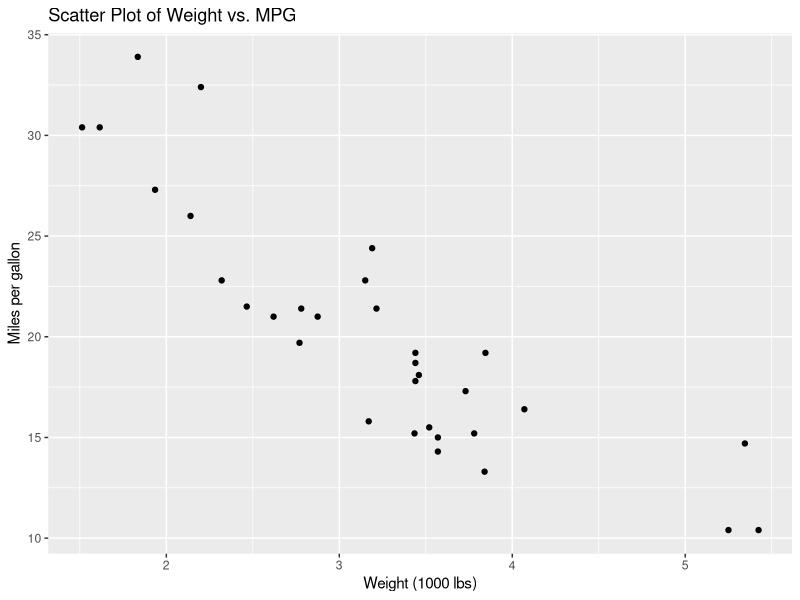
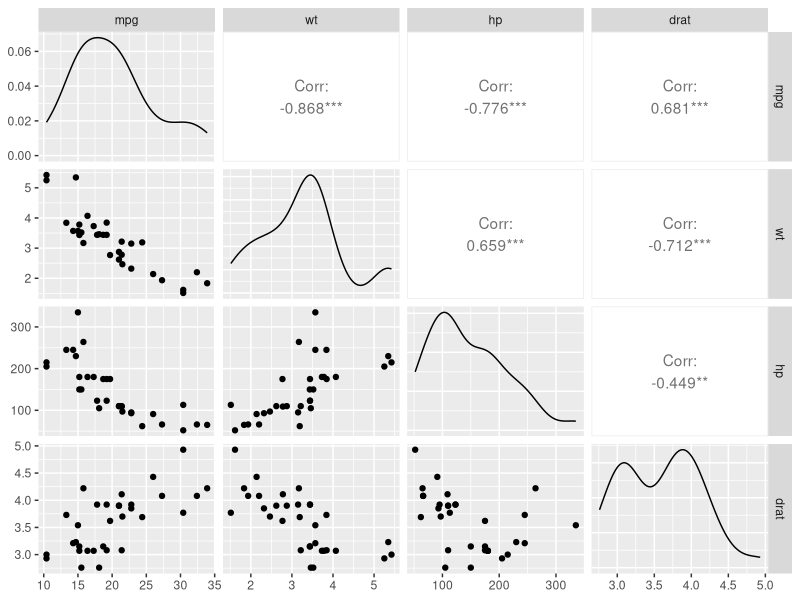
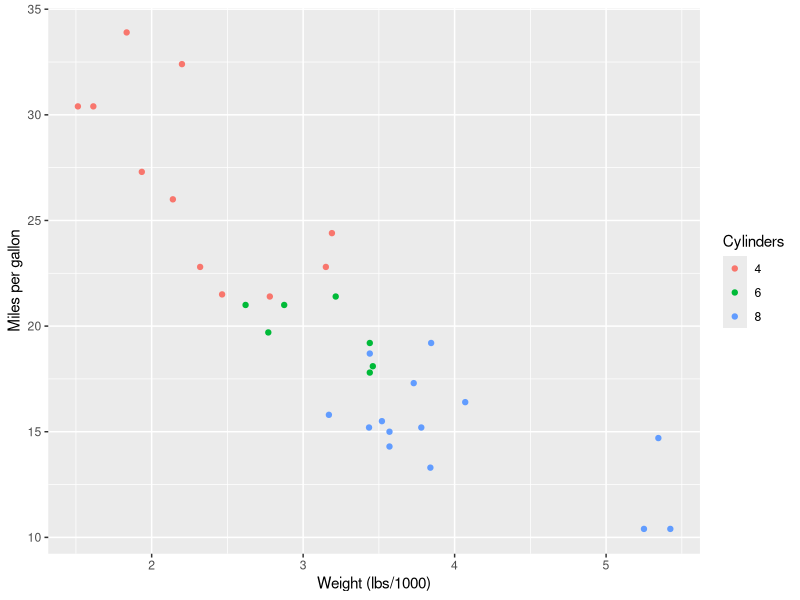
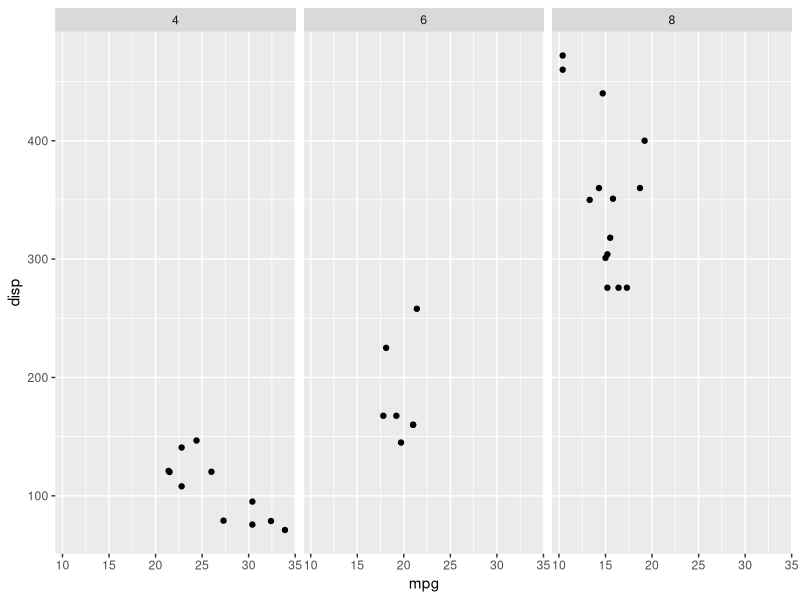

Here is the R script that generated these plots, in order:
## ---- chunk 1
# Load the required libraries, suppressing annoying startup messages
library(tibble) 
suppressPackageStartupMessages(library(dplyr))
# Read the mtcars dataset into a tibble called tb
data(mtcars)
tb <- as_tibble(mtcars)
# Convert several numeric columns into factor variables
tb$cyl <- as.factor(tb$cyl) # cyl = {4,6,8}, number of cylinders
tb$am <- as.factor(tb$am) # am = {0,1}, 0:automatic, 1: manual transmission
tb$vs <- as.factor(tb$vs) # vs = {0,1}, v-shaped engine, 0:no, 1:yes
tb$gear <- as.factor(tb$gear) # gear = {3,4,5}, number of gears
# Directly access the data columns of tb, without tb$mpg
attach(tb)
## ---- chunk 2
# Load the ggplot2 package
library(ggplot2)

# Create the scatter plot
ggplot(tb, aes(x = wt, y = mpg)) + 
  geom_point() + 
  xlab("Weight (1000 lbs)") + 
  ylab("Miles per gallon") + 
  ggtitle("Scatter Plot of Weight vs. MPG")

## ---- chunk 3
# Load the GGally package
library(GGally)

# Create a scatterplot matrix using ggpairs()
ggpairs(tb[,c("mpg","wt","hp","drat")])

## ---- chunk 4
# Load the ggplot2 package
library(ggplot2)

# Create a scatterplot of mpg vs. wt, colored by cyl
ggplot(tb, aes(x = wt, y = mpg, color = factor(cyl))) +
  geom_point() +
  labs(x = "Weight (lbs/1000)", y = "Miles per gallon") +
  scale_color_discrete(name = "Cylinders")

## ---- chunk 5
# Load the ggplot2 package
library(ggplot2)

# Create a scatterplot matrix using ggplot()
ggplot(tb, aes(x = mpg, y = disp)) +
  geom_point() +
  facet_grid(. ~ cyl)

